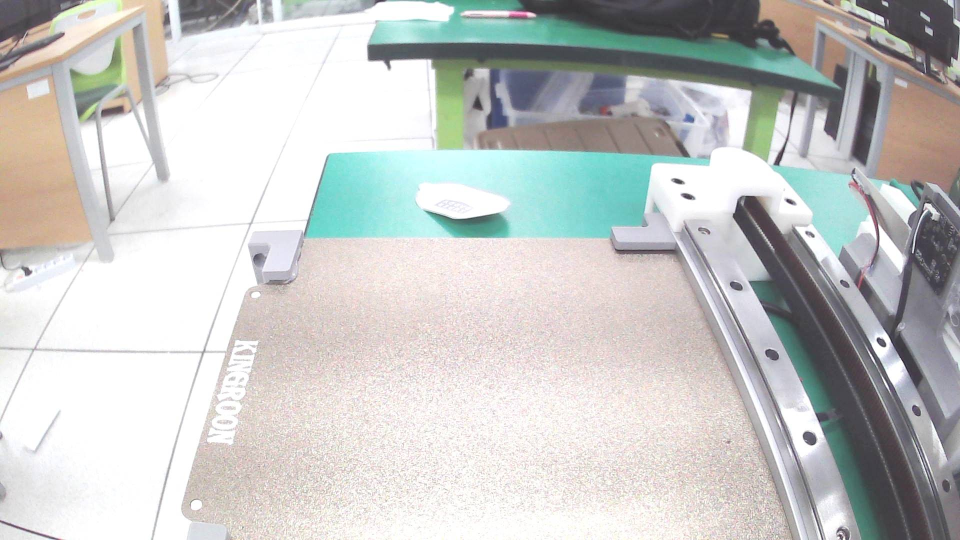
#> input picture data/test_frame.jpg, 1920 x 1080 px (shown at 1/2 size)
$ python -i ml_preprocess.py   (imports and definitions only)
#> lines starting #> are read from the running program, lines starting #| are printed output that depends on the picture
"""
QUVI ML 전처리 (공유 모듈)
──────────────────────
학습 스크립트(scripts/train_anomaly_bank.py)와 inspect_node ML 추론(섀도우 모드)이
**동일한 함수**를 공유하여 train/infer skew 를 방지하기 위한 모듈.

주의:
  이 모듈은 torch 를 import하지 않는다 (cv2/numpy만 사용).
  노드가 ML 비활성 상태(anomaly_enabled=False)일 때도 항상 import 되므로
  여기서 torch 를 로드하면 불필요한 GPU/CUDA 초기화 비용이 발생한다.
"""
from __future__ import annotations

import cv2
import numpy as np

from quvi_robot_control.utils import BinaryCache, compute_aligned_crop

# 윤곽 면적이 이 값 미만이면 "객체 미검출"로 간주하고 전체 이미지 폴백을 사용한다.
_MIN_CONTOUR_AREA_PX = 500


# ─── 학습·추론 공용 전처리 ───
def preprocess_for_ml(
    bgr: np.ndarray,
    bin_thresh: int = 127,
    padding_pct: float = 0.15,
    out_size: int = 256,
) -> np.ndarray:
    """검사 원본(BGR 컬러)을 이상탐지 백본 입력용 256×256 RGB로 변환한다.

    학습 스크립트(train_anomaly_bank.py)와 추론(inspect_node ML 경로)이
    이 함수 하나를 공유해야 한다 — 서로 다른 전처리를 쓰면 학습/추론 분포가
    어긋나 이상탐지 오탐의 최대 원인이 된다.

    처리 순서:
      1. BGR → grayscale → GaussianBlur(5) 로 룰 파이프라인과 동일하게 정렬
      2. BinaryCache 로 이진화 + 최대 외부 윤곽의 minAreaRect(각도 포함) 계산
      3. 그 각도로 **컬러 원본**(bgr, 블러 전)에 warpAffine 역회전 적용
      4. 역회전된 rect 크기에 padding_pct 마진을 두고 crop
      5. 장축을 out_size 에 맞춘 종횡비 보존 리사이즈 후 out_size×out_size
         검은 캔버스 중앙에 배치(letterbox) → BGR → RGB 변환

    윤곽을 못 찾거나 최대 윤곽 면적이 너무 작으면(객체 미검출) 전체 이미지를
    그대로 리사이즈하는 폴백을 사용한다. 이 함수는 파이프라인이 끊기지 않도록
    항상 유효한 이미지를 반환하며 실패를 None 으로 알리지 않는다 — 폴백 여부를
    로그로 남기는 것은 호출자의 책임이다.

    Args:
        bgr: 원본 BGR 이미지 (예: 1920×1080 검사 캡처).
        bin_thresh: BinaryCache 이진화 임계값.
        padding_pct: 회전 정렬된 rect 크롭 시 여유 마진 비율 (0.15 = 15%).
        out_size: 출력 정사각 이미지 한 변 픽셀 수.

    Returns:
        out_size × out_size × 3 RGB uint8 배열.
    """
    gray = cv2.cvtColor(bgr, cv2.COLOR_BGR2GRAY)
    blurred = cv2.GaussianBlur(gray, (5, 5), 0)
    cache = BinaryCache(blurred, bin_thresh)

    # 각도 정규화 + 역회전 크롭 (컬러 원본, get_aligned_roi 와 동일 로직 공유)
    crop = compute_aligned_crop(
        cache.contours_external, bgr, padding_pct, _MIN_CONTOUR_AREA_PX)

    if crop is None:
        # 객체 미검출 또는 윤곽 과소 — 전체 이미지 폴백 (경고는 호출자 몫).
        crop = bgr

    # 장축 기준 종횡비 보존 리사이즈 후 검은 캔버스 중앙에 배치 (letterbox)
    crop_h, crop_w = crop.shape[:2]
    long_side = max(crop_w, crop_h)
    scale = out_size / long_side if long_side > 0 else 1.0
    target_w = max(1, int(crop_w * scale))
    target_h = max(1, int(crop_h * scale))
    resized = cv2.resize(crop, (target_w, target_h), interpolation=cv2.INTER_CUBIC)

    canvas = np.zeros((out_size, out_size, 3), dtype=np.uint8)
    off_x = (out_size - target_w) // 2
    off_y = (out_size - target_h) // 2
    canvas[off_y:off_y + target_h, off_x:off_x + target_w] = resized

    return cv2.cvtColor(canvas, cv2.COLOR_BGR2RGB)

>>> import cv2
>>> picture = cv2.imread('../../../data/test_frame.jpg')
#> picture is the input picture: shape (1080, 1920, 3); mean B, G, R 198.4, 200.1, 198.6
>>> result = preprocess_for_ml(picture)
#> in preprocess_for_ml, `gray = cv2.cvtColor(bgr, cv2.COLOR_BGR2GRAY)`:
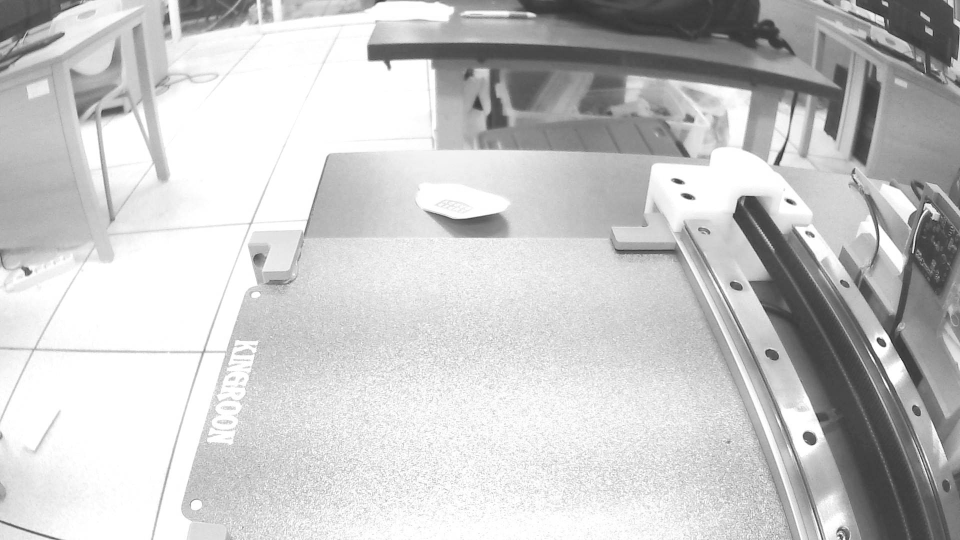
#> gray: shape (1080, 1920) (shown at 1/2 size); min 25, max 255, mean 199.5
#> (the run stopped early here; a loop or call above may not have finished)
